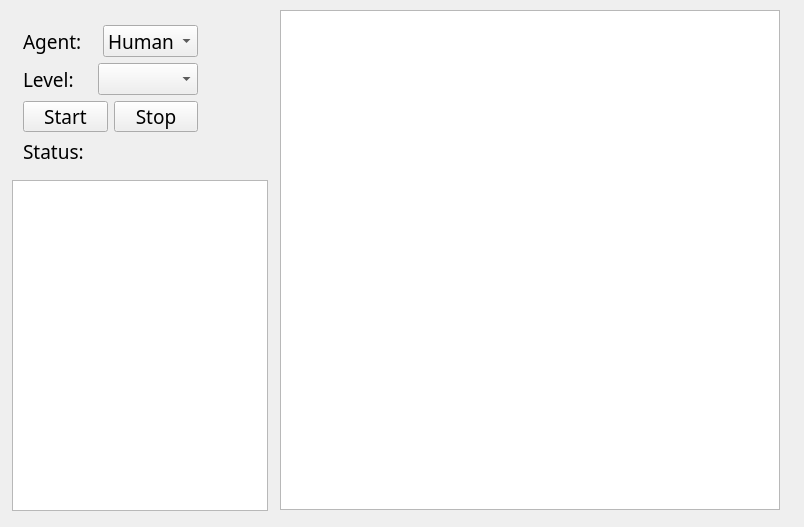
<?xml version="1.0" encoding="UTF-8"?>
<ui version="4.0">
 <class>MainWindow</class>
 <widget class="QMainWindow" name="MainWindow">
  <property name="geometry">
   <rect>
    <x>0</x>
    <y>0</y>
    <width>804</width>
    <height>527</height>
   </rect>
  </property>
  <property name="windowTitle">
   <string>MainWindow</string>
  </property>
  <widget class="QWidget" name="centralWidget">
   <widget class="QGraphicsView" name="graphicsView">
    <property name="geometry">
     <rect>
      <x>280</x>
      <y>10</y>
      <width>500</width>
      <height>500</height>
     </rect>
    </property>
   </widget>
   <widget class="QTextBrowser" name="statusTextBrowser">
    <property name="geometry">
     <rect>
      <x>12</x>
      <y>180</y>
      <width>256</width>
      <height>331</height>
     </rect>
    </property>
    <property name="font">
     <font>
      <family>Agency FB</family>
      <pointsize>12</pointsize>
     </font>
    </property>
   </widget>
   <widget class="QWidget" name="layoutWidget">
    <property name="geometry">
     <rect>
      <x>12</x>
      <y>14</y>
      <width>197</width>
      <height>162</height>
     </rect>
    </property>
    <layout class="QVBoxLayout" name="verticalLayout">
     <item>
      <layout class="QHBoxLayout" name="horizontalLayout">
       <item>
        <widget class="QLabel" name="AgentLabel">
         <property name="font">
          <font>
           <family>Agency FB</family>
           <pointsize>14</pointsize>
          </font>
         </property>
         <property name="text">
          <string>Agent:</string>
         </property>
        </widget>
       </item>
       <item>
        <widget class="QComboBox" name="agentComboBox">
         <property name="font">
          <font>
           <family>Agency FB</family>
           <pointsize>14</pointsize>
          </font>
         </property>
         <item>
          <property name="text">
           <string>Human</string>
          </property>
         </item>
         <item>
          <property name="text">
           <string>AI</string>
          </property>
         </item>
        </widget>
       </item>
      </layout>
     </item>
     <item>
      <layout class="QHBoxLayout" name="horizontalLayout_2">
       <item>
        <widget class="QLabel" name="levelLabel">
         <property name="font">
          <font>
           <family>Agency FB</family>
           <pointsize>14</pointsize>
          </font>
         </property>
         <property name="text">
          <string>Level:</string>
         </property>
        </widget>
       </item>
       <item>
        <widget class="QComboBox" name="levelComboBox">
         <property name="font">
          <font>
           <family>Agency FB</family>
           <pointsize>14</pointsize>
          </font>
         </property>
        </widget>
       </item>
      </layout>
     </item>
     <item>
      <layout class="QHBoxLayout" name="horizontalLayout_3">
       <item>
        <widget class="QPushButton" name="startButton">
         <property name="font">
          <font>
           <family>Agency FB</family>
           <pointsize>14</pointsize>
          </font>
         </property>
         <property name="text">
          <string>Start</string>
         </property>
        </widget>
       </item>
       <item>
        <widget class="QPushButton" name="stopButton">
         <property name="font">
          <font>
           <family>Agency FB</family>
           <pointsize>14</pointsize>
          </font>
         </property>
         <property name="text">
          <string>Stop</string>
         </property>
        </widget>
       </item>
      </layout>
     </item>
     <item>
      <widget class="QLabel" name="statusLabel">
       <property name="font">
        <font>
         <family>Agency FB</family>
         <pointsize>14</pointsize>
        </font>
       </property>
       <property name="text">
        <string>Status:</string>
       </property>
      </widget>
     </item>
    </layout>
   </widget>
  </widget>
 </widget>
 <layoutdefault spacing="6" margin="11"/>
 <resources/>
 <connections/>
</ui>
